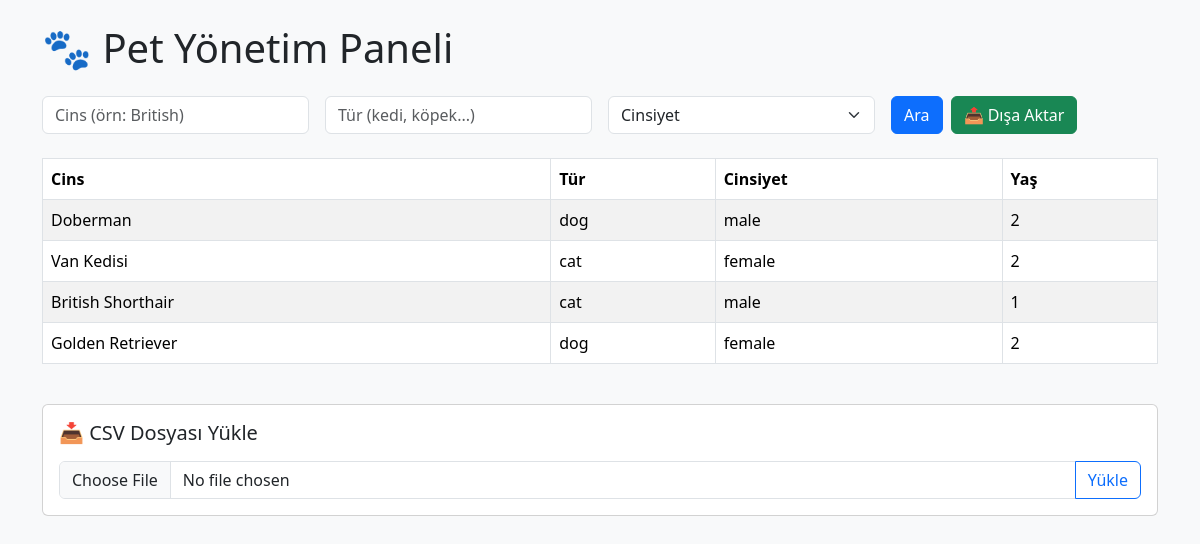
Screenshot of /pet-dashboard/ with the database file from the repository.
### web/models.py (models this page shows, shortened)
class Pet(models.Model):
    CITY_CHOICES = [
    ('istanbul', 'İstanbul'),
    ('ankara', 'Ankara'),
    ('izmir', 'İzmir'),
]
    PET_TYPE_CHOICES = [
        ('cat', 'Kedi'),
        ('dog', 'Köpek'),
    ]
    GENDER_CHOICES = [
        ('male', 'Erkek'),
        ('female', 'Dişi'),
    ]
    owner = models.ForeignKey(User, on_delete=models.CASCADE, related_name='pets')
    pet_type = models.CharField(max_length=10, choices=PET_TYPE_CHOICES)
    breed = models.CharField(max_length=100)
    age = models.PositiveIntegerField()
    gender = models.CharField(max_length=10, choices=GENDER_CHOICES)
    city = models.CharField(max_length=50, choices=CITY_CHOICES)
    description = models.TextField()
    photo = models.ImageField(upload_to='pet_photos/')
    created_at = models.DateTimeField(auto_now_add=True)
    is_active = models.BooleanField(default=True)
    class Meta:
        verbose_name = "Hayvan İlanı"
        verbose_name_plural = "Hayvan İlanları"
        ordering = ['-created_at']  # Yeniden eskiye sıralama

### pawit_app/views.py (the view, shortened to what this page needs)
# urls.py: path('pet-dashboard/', views.pet_dashboard, name='pet_dashboard'),
def pet_dashboard(request):
    query_breed = request.GET.get('breed')
    query_pet_type = request.GET.get('pet_type')
    query_gender = request.GET.get('gender')
    pets = Pet.objects.all()
    if query_breed:
        pets = pets.filter(breed__icontains=query_breed)
    if query_pet_type:
        pets = pets.filter(pet_type__icontains=query_pet_type)
    if query_gender:
        pets = pets.filter(gender__iexact=query_gender)
    return render(request, 'pet_dashboard.html', {'pets': pets})

### web/templates/pet_dashboard.html (shortened to what this page needs)
<!DOCTYPE html>
<html lang="tr">
<head>
    <link rel="stylesheet" href="https://cdn.jsdelivr.net/npm/bootstrap@5.3.2/dist/css/bootstrap.min.css">
</head>
<body class="bg-light p-4">
<div class="container">
    <h1 class="mb-4">🐾 Pet Yönetim Paneli</h1>
    <form method="get" class="row g-3 mb-4">
        <div class="col-md-3">
            <input type="text" name="breed" class="form-control" placeholder="Cins (örn: British)">
        </div>
        <div class="col-md-3">
            <input type="text" name="pet_type" class="form-control" placeholder="Tür (kedi, köpek...)">
        </div>
        <div class="col-md-3">
            <select name="gender" class="form-select">
                <option value="">Cinsiyet</option>
            </select>
        </div>
        <div class="col-md-3 d-flex gap-2">
            <button type="submit" class="btn btn-primary">Ara</button>
            <a href="?export=1" class="btn btn-success">📤 Dışa Aktar</a>
        </div>
    </form>
    <div class="table-responsive mb-4">
        <table class="table table-bordered table-striped bg-white">
            <thead>
                <tr>
                    <th>Cins</th>
                    <th>Tür</th>
                    <th>Cinsiyet</th>
                    <th>Yaş</th>
                </tr>
            </thead>
            <tbody>
                {% for pet in pets %}
                    <tr>
                        <td>{{ pet.breed }}</td>
                        <td>{{ pet.pet_type }}</td>
                        <td>{{ pet.gender }}</td>
                        <td>{{ pet.age }}</td>
                    </tr>
                {% empty %}
                    <tr><td colspan="4" class="text-center">Sonuç bulunamadı.</td></tr>
                {% endfor %}
            </tbody>
        </table>
    </div>
    <div class="card p-3 bg-white">
        <h5 class="mb-3">📥 CSV Dosyası Yükle</h5>
        <form method="post" enctype="multipart/form-data">
            <div class="input-group">
                <input type="file" name="csv_file" accept=".csv" class="form-control">
                <button type="submit" class="btn btn-outline-primary">Yükle</button>
            </div>
        </form>
    </div>
</div>
</body>
</html>

### rows the page displays
Pet: breed "Doberman", pet_type "dog", gender "male", age "2"
Pet: breed "Van Kedisi", pet_type "cat", gender "female", age "2"
Pet: breed "British Shorthair", pet_type "cat", gender "male", age "1"
Pet: breed "Golden Retriever", pet_type "dog", gender "female", age "2"
